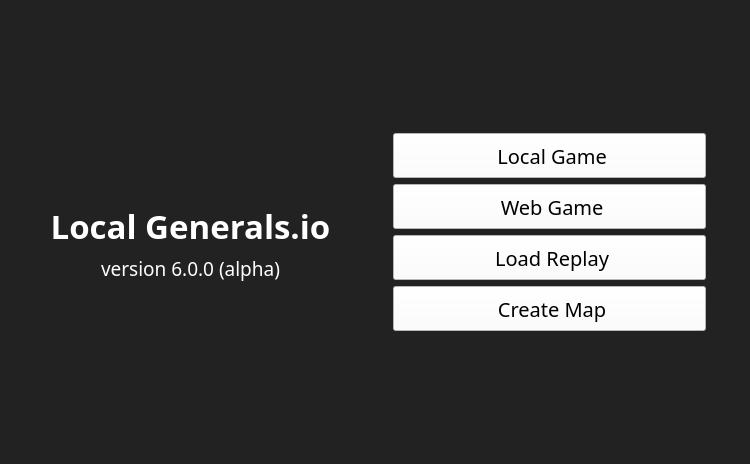
<?xml version="1.0" encoding="UTF-8"?>
<ui version="4.0">
 <class>MainWindow</class>
 <widget class="QMainWindow" name="MainWindow">
  <property name="geometry">
   <rect>
    <x>0</x>
    <y>0</y>
    <width>750</width>
    <height>464</height>
   </rect>
  </property>
  <property name="font">
   <font>
    <family>Quicksand</family>
   </font>
  </property>
  <property name="windowTitle">
   <string>LocalGen 6.0.0</string>
  </property>
  <property name="windowIcon">
   <iconset resource="../../res/res.qrc">
    <normaloff>:/images/img/favicon.png</normaloff>:/images/img/favicon.png</iconset>
  </property>
  <property name="styleSheet">
   <string notr="true">QLabel {
  color: white;
}</string>
  </property>
  <widget class="QWidget" name="centralwidget">
   <property name="font">
    <font>
     <family>Quicksand</family>
    </font>
   </property>
   <property name="styleSheet">
    <string notr="true">background-color: rgb(34, 34, 34);</string>
   </property>
   <layout class="QHBoxLayout" name="horizontalLayout">
    <item>
     <layout class="QVBoxLayout" name="faviconLayout">
      <item>
       <spacer name="faviconSpacer1">
        <property name="orientation">
         <enum>Qt::Orientation::Vertical</enum>
        </property>
        <property name="sizeHint" stdset="0">
         <size>
          <width>20</width>
          <height>40</height>
         </size>
        </property>
       </spacer>
      </item>
      <item>
       <widget class="QLabel" name="favicon">
        <property name="text">
         <string/>
        </property>
        <property name="pixmap">
         <pixmap resource="../../res/res.qrc">:/images/img/favicon.png</pixmap>
        </property>
        <property name="alignment">
         <set>Qt::AlignmentFlag::AlignCenter</set>
        </property>
       </widget>
      </item>
      <item>
       <widget class="QLabel" name="gameTitle">
        <property name="font">
         <font>
          <family>Quicksand</family>
          <pointsize>25</pointsize>
          <bold>true</bold>
         </font>
        </property>
        <property name="styleSheet">
         <string notr="true"/>
        </property>
        <property name="text">
         <string>Local Generals.io</string>
        </property>
        <property name="alignment">
         <set>Qt::AlignmentFlag::AlignCenter</set>
        </property>
       </widget>
      </item>
      <item>
       <widget class="QLabel" name="label">
        <property name="font">
         <font>
          <family>Quicksand</family>
          <pointsize>14</pointsize>
         </font>
        </property>
        <property name="styleSheet">
         <string notr="true"/>
        </property>
        <property name="text">
         <string>version 6.0.0 (alpha)</string>
        </property>
        <property name="alignment">
         <set>Qt::AlignmentFlag::AlignCenter</set>
        </property>
       </widget>
      </item>
      <item>
       <spacer name="faviconSpacer2">
        <property name="orientation">
         <enum>Qt::Orientation::Vertical</enum>
        </property>
        <property name="sizeHint" stdset="0">
         <size>
          <width>20</width>
          <height>40</height>
         </size>
        </property>
       </spacer>
      </item>
     </layout>
    </item>
    <item>
     <layout class="QVBoxLayout" name="menuLayout">
      <property name="leftMargin">
       <number>15</number>
      </property>
      <property name="rightMargin">
       <number>35</number>
      </property>
      <item>
       <spacer name="menuSpacer1">
        <property name="orientation">
         <enum>Qt::Orientation::Vertical</enum>
        </property>
        <property name="sizeHint" stdset="0">
         <size>
          <width>20</width>
          <height>40</height>
         </size>
        </property>
       </spacer>
      </item>
      <item>
       <widget class="QPushButton" name="btnLocalGame">
        <property name="minimumSize">
         <size>
          <width>0</width>
          <height>45</height>
         </size>
        </property>
        <property name="font">
         <font>
          <family>Quicksand</family>
          <pointsize>15</pointsize>
         </font>
        </property>
        <property name="styleSheet">
         <string notr="true">background-color: white;</string>
        </property>
        <property name="text">
         <string> Local Game</string>
        </property>
        <property name="icon">
         <iconset theme="QIcon::ThemeIcon::GoHome"/>
        </property>
        <property name="iconSize">
         <size>
          <width>30</width>
          <height>30</height>
         </size>
        </property>
       </widget>
      </item>
      <item>
       <widget class="QPushButton" name="btnWebGame">
        <property name="minimumSize">
         <size>
          <width>0</width>
          <height>45</height>
         </size>
        </property>
        <property name="font">
         <font>
          <family>Quicksand</family>
          <pointsize>15</pointsize>
         </font>
        </property>
        <property name="styleSheet">
         <string notr="true">background-color: white;</string>
        </property>
        <property name="text">
         <string> Web Game</string>
        </property>
        <property name="icon">
         <iconset theme="QIcon::ThemeIcon::NetworkWireless"/>
        </property>
        <property name="iconSize">
         <size>
          <width>30</width>
          <height>30</height>
         </size>
        </property>
       </widget>
      </item>
      <item>
       <widget class="QPushButton" name="btnLoadReplay">
        <property name="minimumSize">
         <size>
          <width>0</width>
          <height>45</height>
         </size>
        </property>
        <property name="font">
         <font>
          <family>Quicksand</family>
          <pointsize>15</pointsize>
         </font>
        </property>
        <property name="styleSheet">
         <string notr="true">background-color: white;</string>
        </property>
        <property name="text">
         <string> Load Replay</string>
        </property>
        <property name="icon">
         <iconset theme="QIcon::ThemeIcon::SystemLogOut"/>
        </property>
        <property name="iconSize">
         <size>
          <width>30</width>
          <height>30</height>
         </size>
        </property>
       </widget>
      </item>
      <item>
       <widget class="QPushButton" name="btnCreateMap">
        <property name="minimumSize">
         <size>
          <width>0</width>
          <height>45</height>
         </size>
        </property>
        <property name="font">
         <font>
          <family>Quicksand</family>
          <pointsize>15</pointsize>
         </font>
        </property>
        <property name="styleSheet">
         <string notr="true">background-color: white;</string>
        </property>
        <property name="text">
         <string> Create Map</string>
        </property>
        <property name="icon">
         <iconset theme="QIcon::ThemeIcon::FolderNew"/>
        </property>
        <property name="iconSize">
         <size>
          <width>30</width>
          <height>30</height>
         </size>
        </property>
       </widget>
      </item>
      <item>
       <spacer name="menuSpacer2">
        <property name="orientation">
         <enum>Qt::Orientation::Vertical</enum>
        </property>
        <property name="sizeHint" stdset="0">
         <size>
          <width>20</width>
          <height>40</height>
         </size>
        </property>
       </spacer>
      </item>
     </layout>
    </item>
   </layout>
  </widget>
  <widget class="QMenuBar" name="menubar">
   <property name="geometry">
    <rect>
     <x>0</x>
     <y>0</y>
     <width>750</width>
     <height>33</height>
    </rect>
   </property>
  </widget>
 </widget>
 <resources>
  <include location="../../res/res.qrc"/>
 </resources>
 <connections/>
</ui>
